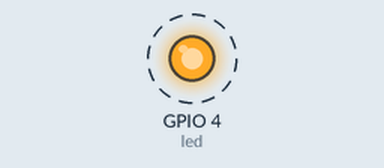
A program run on a simulated Raspberry Pi (BCM pin numbers). On the bench: output pins drawn as LEDs (lit = HIGH). Dashed ring = blinking. At 20.0 s the program stops and its outputs stay as they are.

Above: at 0.5 s.
Timing chart, 0 to 4.6 s (numbered marks = the images above):
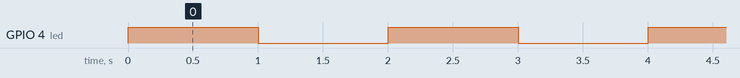

Measured:
- by itself, GPIO 4 (led): alternates HIGH for 1.0 s and LOW for 1.0 s, 20 changes in all, then stays LOW

The program:

led_flash.py
```python
#硬件：RaspiberryPi 4B
#连接方式：BCM4 (board:pin7) ---  连接led一端
#         GND OV (board:pin39) ---  连接led另一端
#内容：运行程序，小灯点亮 1s后小灯熄灭 循环10次

from gpiozero import LED #导入 gpiozero库的LED
from time import sleep
#BCM编码
led = LED(4)
for count in range(1,11):
    led.on()
    sleep(1)
    led.off()
    sleep(1)


#以下均为同一引脚
# led = LED(4)
# led = LED("GPIO4")
# led = LED("BCM4")
# led = LED("BOARD7")
# led = LED("WPI7")
# led = LED("J8:11")
```
